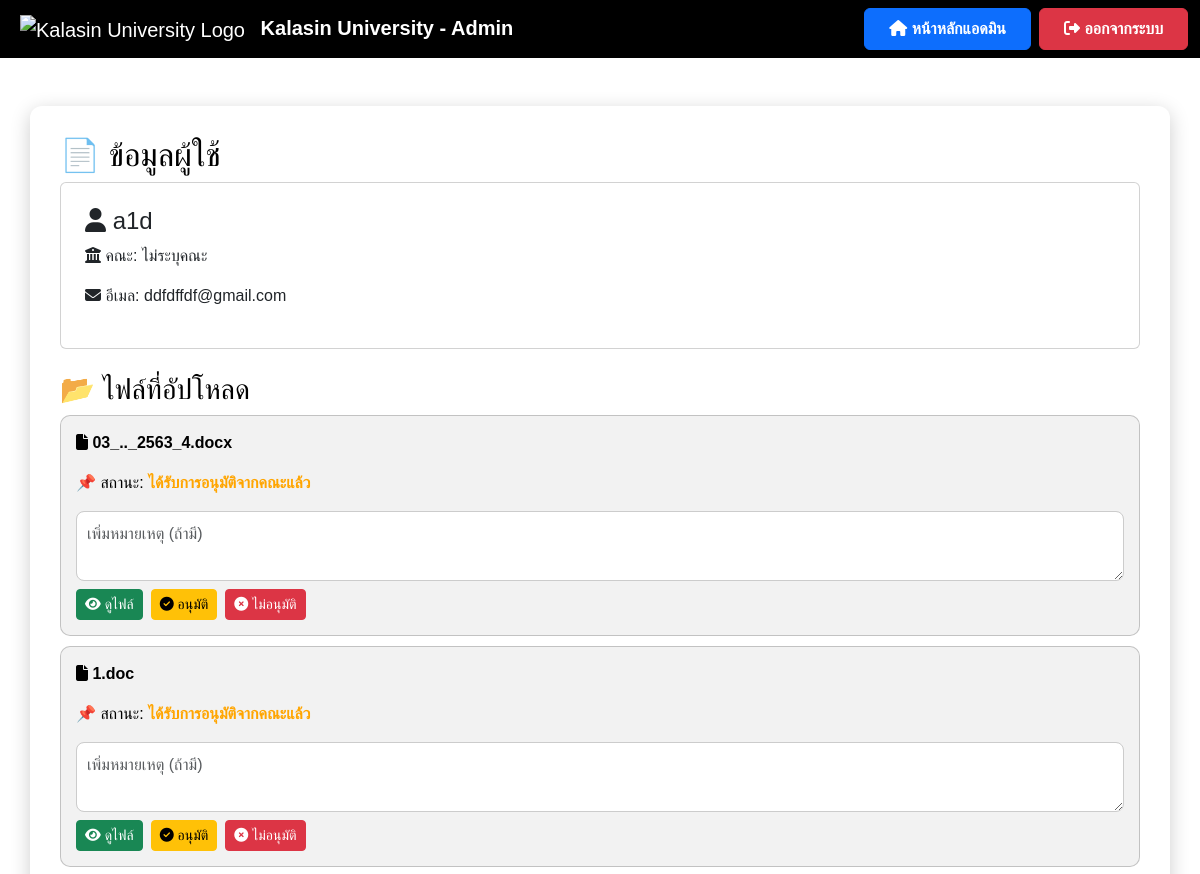
The page /view_user/2 (upper part) on the database as committed earlier.
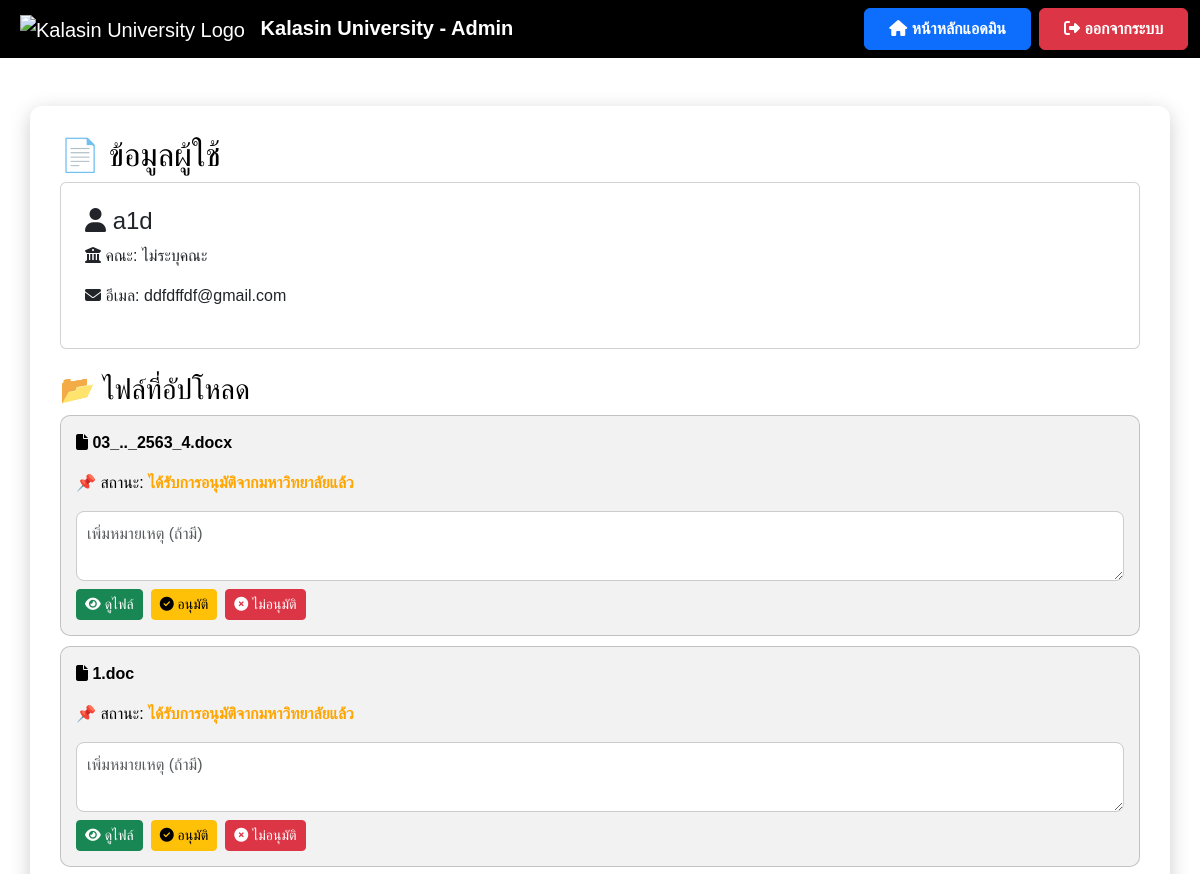
The same page on the database as committed later.
### app.py (models this page shows)
class File(db.Model):
    id = db.Column(db.Integer, primary_key=True)
    filename = db.Column(db.String(255), nullable=False)
    file_path = db.Column(db.String(255), nullable=True)  # ✅ เพิ่มฟิลด์นี้
    status = db.Column(db.String(50), nullable=False, default="รอตรวจสอบ")
    comment = db.Column(db.Text, nullable=True)
    user_id = db.Column(db.Integer, db.ForeignKey('user.id'), nullable=False)
    upload_date = db.Column(db.DateTime, default=db.func.current_timestamp())
    review_date = db.Column(db.DateTime, nullable=True)
    approve_date = db.Column(db.DateTime, nullable=True)

### app.py (the view)
@app.route('/view_user/<int:user_id>')
def view_user(user_id):
    user = User.query.get(user_id)
    if not user:
        flash("ไม่พบข้อมูลผู้ใช้", "danger")
        return redirect(url_for('manage_users'))  # ถ้าหาไม่เจอให้กลับไปหน้า manage_users
    files = File.query.filter_by(user_id=user.id).all()
    return render_template('view_user.html', user=user, files=files)

### templates/view_user.html (shortened to what this page needs)
<!DOCTYPE html>
<html lang="th">
<head>
    <link href="https://cdn.jsdelivr.net/npm/bootstrap@5.3.3/dist/css/bootstrap.min.css" rel="stylesheet">
    <link rel="stylesheet" href="https://cdnjs.cloudflare.com/ajax/libs/font-awesome/6.4.2/css/all.min.css">
    {% set fac_map = {
        'engineering':'วิศวกรรมศาสตร์',
        'science':'วิทยาศาสตร์',
        'education':'ครุศาสตร์',
        'nursing':'พยาบาลศาสตร์',
        'law':'นิติศาสตร์',
        'arts':'ศิลปศาสตร์'
    } %}
</head>
<body>
    <nav class="navbar navbar-expand-lg navbar-dark">
        <div class="container-fluid">
            <a class="navbar-brand ms-2" href="{{ url_for('admin_dashboard') }}">
                <img src="https://upload.wikimedia.org/wikipedia/th/4/4e/Kalasin_University_Seal.svg"
                     alt="Kalasin University Logo" style="height: 50px; margin-right: 10px;">
                <strong>Kalasin University - Admin</strong>
            </a>
            <div class="ms-auto d-flex">
                <a href="{{ url_for('admin_dashboard') }}" class="btn btn-primary fw-bold px-4 py-2 me-2">
                    <i class="fas fa-home"></i> หน้าหลักแอดมิน
                </a>
                <a href="{{ url_for('logout') }}" class="btn btn-danger fw-bold px-4 py-2">
                    <i class="fas fa-sign-out-alt"></i> ออกจากระบบ
                </a>
            </div>
        </div>
    </nav>
    <div class="container container-custom mt-5">
        <h2>📄 ข้อมูลผู้ใช้</h2>
        <div class="card p-4">
            <h4><i class="fas fa-user"></i> {{ user.username }}</h4>
            <p><i class="fas fa-university"></i> คณะ: {{ fac_map.get(user.faculty, 'ไม่ระบุคณะ') }}</p>
            <p><i class="fas fa-envelope"></i> อีเมล: {{ user.email }}</p>
        </div>
        <h3 class="mt-4">📂 ไฟล์ที่อัปโหลด</h3>
        {% if files %}
        {% for file in files %}
        <div class="file-card">
            <p><i class="fas fa-file"></i> <strong>{{ file.filename }}</strong></p>
            <p>📌 สถานะ:
                <span id="status-{{ file.id }}" class="{% if file.status == 'อนุมัติแล้ว' %}status-approved{% elif file.status == 'ไม่อนุมัติ' %}status-rejected{% else %}status-pending{% endif %}">
                    {{ file.status }}
                </span>
            </p>
            <textarea class="form-control mt-2 comment-box" id="comment-{{ file.id }}" placeholder="เพิ่มหมายเหตุ (ถ้ามี)">{{ file.comment if file.comment else '' }}</textarea>
            <div class="d-flex mt-2">
                <a href="{{ url_for('uploaded_file', filename=file.filename) }}" class="btn btn-success btn-sm me-2" target="_blank">
                    <i class="fas fa-eye"></i> ดูไฟล์
                </a>
                <button class="btn btn-warning btn-sm me-2" onclick="approveFile({{ file.id }})" id="approve-btn-{{ file.id }}">
                    <i class="fas fa-check-circle"></i> อนุมัติ
                </button>
                <button class="btn btn-danger btn-sm me-2" onclick="rejectFile({{ file.id }})" id="reject-btn-{{ file.id }}">
                    <i class="fas fa-times-circle"></i> ไม่อนุมัติ
                </button>
            </div>
        </div>
        {% endfor %}
        {% else %}
            <p class="text-muted">⛔ ผู้ใช้นี้ยังไม่มีการอัปโหลดไฟล์</p>
        {% endif %}
    </div>
</body>
</html>

Rows that differ between the two databases and show on the page:
changed File "03_.._2563_4.docx": status "ได้รับการอนุมัติจากคณะแล้ว" → "ได้รับการอนุมัติจากมหาวิทยาลัยแล้ว"
changed File "1.doc": status "ได้รับการอนุมัติจากคณะแล้ว" → "ได้รับการอนุมัติจากมหาวิทยาลัยแล้ว"
